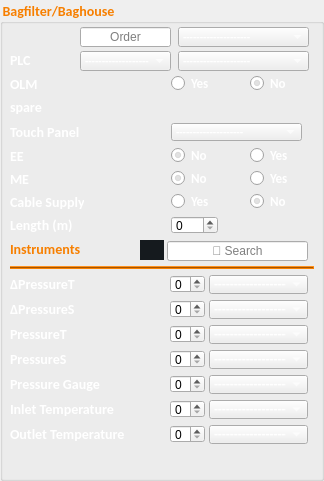
  <widget class="QGroupBox" name="baghouse_gbox">
   <property name="geometry">
    <rect>
     <x>10</x>
     <y>10</y>
     <width>324</width>
     <height>481</height>
    </rect>
   </property>
   <property name="styleSheet">
    <string notr="true">QLabel{
	color: #ffffff;
    font-family: Calibri;
    font-weight: bold;
	font-size: 14px;
}
 QGroupBox{
	color: rgb(247, 127, 0);
    font-family: Calibri;
    font-weight: bold;
	font-size: 14px;
}


QRadioButton, QComboBox{
	color: #ffffff;
    font-family: Calibri;
    font-weight: bold;
	font-size: 13px;
}

QComboBox:disabled{
    font-family: Calibri;
    font-weight: bold;
	font-size: 13px;
    background-color: #151a1e;
    color: #151a1e;  
}
</string>
   </property>
   <property name="title">
    <string>Bagfilter/Baghouse</string>
   </property>
   <widget class="QLabel" name="label_5">
    <property name="geometry">
     <rect>
      <x>10</x>
      <y>147</y>
      <width>16</width>
      <height>17</height>
     </rect>
    </property>
    <property name="font">
     <font>
      <family>Calibri</family>
      <pointsize>-1</pointsize>
      <weight>75</weight>
      <bold>true</bold>
     </font>
    </property>
    <property name="styleSheet">
     <string notr="true"/>
    </property>
    <property name="text">
     <string>EE</string>
    </property>
   </widget>
   <widget class="QLabel" name="label_7">
    <property name="geometry">
     <rect>
      <x>10</x>
      <y>193</y>
      <width>74</width>
      <height>17</height>
     </rect>
    </property>
    <property name="styleSheet">
     <string notr="true"/>
    </property>
    <property name="text">
     <string>Cable Supply</string>
    </property>
   </widget>
   <widget class="QComboBox" name="electro_motor_type_cbox_3">
    <property name="geometry">
     <rect>
      <x>209</x>
      <y>300</y>
      <width>99</width>
      <height>19</height>
     </rect>
    </property>
    <item>
     <property name="text">
      <string>--------------------</string>
     </property>
    </item>
    <item>
     <property name="text">
      <string>DBL</string>
     </property>
    </item>
    <item>
     <property name="text">
      <string>Danfoss</string>
     </property>
    </item>
   </widget>
   <widget class="QComboBox" name="electro_motor_type_cbox_4">
    <property name="geometry">
     <rect>
      <x>209</x>
      <y>325</y>
      <width>99</width>
      <height>19</height>
     </rect>
    </property>
    <item>
     <property name="text">
      <string>--------------------</string>
     </property>
    </item>
    <item>
     <property name="text">
      <string>DBL</string>
     </property>
    </item>
    <item>
     <property name="text">
      <string>Danfoss</string>
     </property>
    </item>
   </widget>
   <widget class="QComboBox" name="electro_motor_type_cbox_5">
    <property name="geometry">
     <rect>
      <x>209</x>
      <y>350</y>
      <width>99</width>
      <height>19</height>
     </rect>
    </property>
    <item>
     <property name="text">
      <string>--------------------</string>
     </property>
    </item>
    <item>
     <property name="text">
      <string>DBL</string>
     </property>
    </item>
    <item>
     <property name="text">
      <string>Danfoss</string>
     </property>
    </item>
   </widget>
   <widget class="QLabel" name="label_11">
    <property name="geometry">
     <rect>
      <x>10</x>
      <y>350</y>
      <width>58</width>
      <height>17</height>
     </rect>
    </property>
    <property name="styleSheet">
     <string notr="true"/>
    </property>
    <property name="text">
     <string>PressureS</string>
    </property>
   </widget>
   <widget class="QComboBox" name="electro_motor_type_cbox_6">
    <property name="geometry">
     <rect>
      <x>209</x>
      <y>375</y>
      <width>99</width>
      <height>19</height>
     </rect>
    </property>
    <item>
     <property name="text">
      <string>--------------------</string>
     </property>
    </item>
    <item>
     <property name="text">
      <string>DBL</string>
     </property>
    </item>
    <item>
     <property name="text">
      <string>Danfoss</string>
     </property>
    </item>
   </widget>
   <widget class="QLabel" name="label_12">
    <property name="geometry">
     <rect>
      <x>10</x>
      <y>375</y>
      <width>92</width>
      <height>17</height>
     </rect>
    </property>
    <property name="styleSheet">
     <string notr="true"/>
    </property>
    <property name="text">
     <string>Pressure Gauge</string>
    </property>
   </widget>
   <widget class="QComboBox" name="electro_motor_type_cbox_7">
    <property name="geometry">
     <rect>
      <x>209</x>
      <y>400</y>
      <width>99</width>
      <height>19</height>
     </rect>
    </property>
    <item>
     <property name="text">
      <string>--------------------</string>
     </property>
    </item>
    <item>
     <property name="text">
      <string>DBL</string>
     </property>
    </item>
    <item>
     <property name="text">
      <string>Danfoss</string>
     </property>
    </item>
   </widget>
   <widget class="QLabel" name="label_13">
    <property name="geometry">
     <rect>
      <x>10</x>
      <y>400</y>
      <width>106</width>
      <height>17</height>
     </rect>
    </property>
    <property name="styleSheet">
     <string notr="true"/>
    </property>
    <property name="text">
     <string>Inlet Temperature</string>
    </property>
   </widget>
   <widget class="QComboBox" name="electro_motor_type_cbox_8">
    <property name="geometry">
     <rect>
      <x>209</x>
      <y>425</y>
      <width>99</width>
      <height>19</height>
     </rect>
    </property>
    <item>
     <property name="text">
      <string>--------------------</string>
     </property>
    </item>
    <item>
     <property name="text">
      <string>DBL</string>
     </property>
    </item>
    <item>
     <property name="text">
      <string>Danfoss</string>
     </property>
    </item>
   </widget>
   <widget class="QLabel" name="label_14">
    <property name="geometry">
     <rect>
      <x>10</x>
      <y>425</y>
      <width>116</width>
      <height>17</height>
     </rect>
    </property>
    <property name="styleSheet">
     <string notr="true"/>
    </property>
    <property name="text">
     <string>Outlet Temperature</string>
    </property>
   </widget>
   <widget class="QSpinBox" name="spinBox">
    <property name="geometry">
     <rect>
      <x>170</x>
      <y>300</y>
      <width>35</width>
      <height>18</height>
     </rect>
    </property>
    <property name="minimum">
     <number>0</number>
    </property>
    <property name="value">
     <number>0</number>
    </property>
    <property name="displayIntegerBase">
     <number>10</number>
    </property>
   </widget>
   <widget class="QSpinBox" name="spinBox_2">
    <property name="geometry">
     <rect>
      <x>170</x>
      <y>325</y>
      <width>35</width>
      <height>18</height>
     </rect>
    </property>
    <property name="minimum">
     <number>0</number>
    </property>
    <property name="value">
     <number>0</number>
    </property>
   </widget>
   <widget class="QSpinBox" name="spinBox_3">
    <property name="geometry">
     <rect>
      <x>170</x>
      <y>350</y>
      <width>35</width>
      <height>18</height>
     </rect>
    </property>
    <property name="minimum">
     <number>0</number>
    </property>
    <property name="value">
     <number>0</number>
    </property>
   </widget>
   <widget class="QSpinBox" name="spinBox_4">
    <property name="geometry">
     <rect>
      <x>170</x>
      <y>375</y>
      <width>35</width>
      <height>18</height>
     </rect>
    </property>
    <property name="minimum">
     <number>0</number>
    </property>
    <property name="value">
     <number>0</number>
    </property>
   </widget>
   <widget class="QSpinBox" name="spinBox_5">
    <property name="geometry">
     <rect>
      <x>170</x>
      <y>425</y>
      <width>35</width>
      <height>18</height>
     </rect>
    </property>
    <property name="minimum">
     <number>0</number>
    </property>
    <property name="value">
     <number>0</number>
    </property>
   </widget>
   <widget class="QSpinBox" name="spinBox_6">
    <property name="geometry">
     <rect>
      <x>170</x>
      <y>400</y>
      <width>35</width>
      <height>18</height>
     </rect>
    </property>
    <property name="minimum">
     <number>0</number>
    </property>
    <property name="value">
     <number>0</number>
    </property>
   </widget>
   <widget class="QFrame" name="frame_2">
    <property name="geometry">
     <rect>
      <x>10</x>
      <y>266</y>
      <width>304</width>
      <height>3</height>
     </rect>
    </property>
    <property name="styleSheet">
     <string notr="true">QFrame {
    color: gray;
    background-color: rgb(247, 127, 0);
    max-height: 1px;
}
</string>
    </property>
    <property name="frameShape">
     <enum>QFrame::HLine</enum>
    </property>
    <property name="frameShadow">
     <enum>QFrame::Raised</enum>
    </property>
   </widget>
   <widget class="QLabel" name="label_27">
    <property name="geometry">
     <rect>
      <x>10</x>
      <y>240</y>
      <width>73</width>
      <height>17</height>
     </rect>
    </property>
    <property name="styleSheet">
     <string notr="true">color: rgb(247, 127, 0);</string>
    </property>
    <property name="text">
     <string>Instruments</string>
    </property>
   </widget>
   <widget class="QLabel" name="label_4">
    <property name="geometry">
     <rect>
      <x>10</x>
      <y>123</y>
      <width>71</width>
      <height>17</height>
     </rect>
    </property>
    <property name="styleSheet">
     <string notr="true"/>
    </property>
    <property name="text">
     <string>Touch Panel</string>
    </property>
   </widget>
   <widget class="QLabel" name="label_3">
    <property name="geometry">
     <rect>
      <x>10</x>
      <y>75</y>
      <width>27</width>
      <height>17</height>
     </rect>
    </property>
    <property name="font">
     <font>
      <family>Calibri</family>
      <pointsize>-1</pointsize>
      <weight>75</weight>
      <bold>true</bold>
     </font>
    </property>
    <property name="styleSheet">
     <string notr="true"/>
    </property>
    <property name="text">
     <string>OLM</string>
    </property>
   </widget>
   <widget class="QComboBox" name="electro_motor_type_cbox_9">
    <property name="geometry">
     <rect>
      <x>209</x>
      <y>275</y>
      <width>99</width>
      <height>19</height>
     </rect>
    </property>
    <item>
     <property name="text">
      <string>--------------------</string>
     </property>
    </item>
    <item>
     <property name="text">
      <string>DBL</string>
     </property>
    </item>
    <item>
     <property name="text">
      <string>Danfoss</string>
     </property>
    </item>
   </widget>
   <widget class="QLabel" name="label_10">
    <property name="geometry">
     <rect>
      <x>10</x>
      <y>325</y>
      <width>58</width>
      <height>17</height>
     </rect>
    </property>
    <property name="styleSheet">
     <string notr="true"/>
    </property>
    <property name="text">
     <string>PressureT</string>
    </property>
   </widget>
   <widget class="QSpinBox" name="spinBox_9">
    <property name="geometry">
     <rect>
      <x>170</x>
      <y>275</y>
      <width>35</width>
      <height>18</height>
     </rect>
    </property>
    <property name="minimum">
     <number>0</number>
    </property>
    <property name="value">
     <number>0</number>
    </property>
   </widget>
   <widget class="QLabel" name="label_8">
    <property name="geometry">
     <rect>
      <x>10</x>
      <y>275</y>
      <width>66</width>
      <height>17</height>
     </rect>
    </property>
    <property name="styleSheet">
     <string notr="true"/>
    </property>
    <property name="text">
     <string>ΔPressureT</string>
    </property>
   </widget>
   <widget class="QLabel" name="label_9">
    <property name="geometry">
     <rect>
      <x>10</x>
      <y>300</y>
      <width>66</width>
      <height>17</height>
     </rect>
    </property>
    <property name="styleSheet">
     <string notr="true"/>
    </property>
    <property name="text">
     <string>ΔPressureS</string>
    </property>
   </widget>
   <widget class="QLabel" name="label_6">
    <property name="geometry">
     <rect>
      <x>10</x>
      <y>170</y>
      <width>19</width>
      <height>17</height>
     </rect>
    </property>
    <property name="font">
     <font>
      <family>Calibri</family>
      <pointsize>-1</pointsize>
      <weight>75</weight>
      <bold>true</bold>
     </font>
    </property>
    <property name="styleSheet">
     <string notr="true"/>
    </property>
    <property name="text">
     <string>ME</string>
    </property>
   </widget>
   <widget class="QLabel" name="label_41">
    <property name="geometry">
     <rect>
      <x>10</x>
      <y>216</y>
      <width>63</width>
      <height>17</height>
     </rect>
    </property>
    <property name="styleSheet">
     <string notr="true"/>
    </property>
    <property name="text">
     <string>Length (m)</string>
    </property>
   </widget>
   <widget class="QPushButton" name="screw2_add_btn_2">
    <property name="geometry">
     <rect>
      <x>140</x>
      <y>240</y>
      <width>24</width>
      <height>20</height>
     </rect>
    </property>
    <property name="styleSheet">
     <string notr="true">QPushButton{
    border: none;
	color: #d3dae3;
	background-color: #151a1e;
}
QPushButton::default{
    border: none;
	color: #FFFFFF;
	background-color: #151a1e;;
}
QPushButton:hover{
    border: none;
	color: #d3dae3;
	background-color: #1c1f1f;
}
QPushButton:pressed{
    border: none;
	color: #d3dae3;
	background-color: #2c2f2f;
}</string>
    </property>
    <property name="text">
     <string/>
    </property>
    <property name="icon">
     <iconset>
      <normaloff>../assets/plus.png</normaloff>../assets/plus.png</iconset>
    </property>
   </widget>
   <widget class="QLineEdit" name="bagfilter_order_2">
    <property name="geometry">
     <rect>
      <x>167</x>
      <y>241</y>
      <width>141</width>
      <height>20</height>
     </rect>
    </property>
    <property name="text">
     <string/>
    </property>
    <property name="alignment">
     <set>Qt::AlignCenter</set>
    </property>
    <property name="placeholderText">
     <string>🔎 Search</string>
    </property>
   </widget>
   <widget class="QLabel" name="label_54">
    <property name="geometry">
     <rect>
      <x>10</x>
      <y>98</y>
      <width>33</width>
      <height>17</height>
     </rect>
    </property>
    <property name="styleSheet">
     <string notr="true"/>
    </property>
    <property name="text">
     <string>spare</string>
    </property>
   </widget>
   <widget class="QLabel" name="label_2">
    <property name="geometry">
     <rect>
      <x>10</x>
      <y>51</y>
      <width>21</width>
      <height>17</height>
     </rect>
    </property>
    <property name="styleSheet">
     <string notr="true"/>
    </property>
    <property name="text">
     <string>PLC</string>
    </property>
   </widget>
   <widget class="QSpinBox" name="cable_dimension_spinbox">
    <property name="geometry">
     <rect>
      <x>171</x>
      <y>216</y>
      <width>47</width>
      <height>18</height>
     </rect>
    </property>
    <property name="minimum">
     <number>0</number>
    </property>
    <property name="maximum">
     <number>9999</number>
    </property>
    <property name="value">
     <number>0</number>
    </property>
    <property name="displayIntegerBase">
     <number>10</number>
    </property>
   </widget>
   <widget class="QRadioButton" name="cable_supply_radiobtn_yes">
    <property name="geometry">
     <rect>
      <x>171</x>
      <y>193</y>
      <width>38</width>
      <height>17</height>
     </rect>
    </property>
    <property name="text">
     <string>Yes</string>
    </property>
    <property name="checked">
     <bool>false</bool>
    </property>
    <attribute name="buttonGroup">
     <string notr="true">cable_supply_radiobtn</string>
    </attribute>
   </widget>
   <widget class="QRadioButton" name="cable_supply_radiobtn_no">
    <property name="geometry">
     <rect>
      <x>250</x>
      <y>193</y>
      <width>36</width>
      <height>17</height>
     </rect>
    </property>
    <property name="text">
     <string>No</string>
    </property>
    <property name="checked">
     <bool>true</bool>
    </property>
    <attribute name="buttonGroup">
     <string notr="true">cable_supply_radiobtn</string>
    </attribute>
   </widget>
   <widget class="QRadioButton" name="electrical_material_erection_radiobtn_no">
    <property name="geometry">
     <rect>
      <x>171</x>
      <y>170</y>
      <width>36</width>
      <height>17</height>
     </rect>
    </property>
    <property name="text">
     <string>No</string>
    </property>
    <property name="checked">
     <bool>true</bool>
    </property>
    <attribute name="buttonGroup">
     <string notr="true">electrical_material_erection_radiobtn</string>
    </attribute>
   </widget>
   <widget class="QRadioButton" name="electrical_material_erection_radiobtn_yes">
    <property name="geometry">
     <rect>
      <x>250</x>
      <y>170</y>
      <width>38</width>
      <height>17</height>
     </rect>
    </property>
    <property name="text">
     <string>Yes</string>
    </property>
    <property name="checked">
     <bool>false</bool>
    </property>
    <attribute name="buttonGroup">
     <string notr="true">electrical_material_erection_radiobtn</string>
    </attribute>
   </widget>
   <widget class="QRadioButton" name="electrical_erection_radiobtn_no">
    <property name="geometry">
     <rect>
      <x>171</x>
      <y>147</y>
      <width>36</width>
      <height>17</height>
     </rect>
    </property>
    <property name="text">
     <string>No</string>
    </property>
    <property name="checked">
     <bool>true</bool>
    </property>
    <attribute name="buttonGroup">
     <string notr="true">electrical_erection_radiobtn</string>
    </attribute>
   </widget>
   <widget class="QRadioButton" name="electrical_erection_radiobtn_yes">
    <property name="geometry">
     <rect>
      <x>250</x>
      <y>147</y>
      <width>38</width>
      <height>17</height>
     </rect>
    </property>
    <property name="text">
     <string>Yes</string>
    </property>
    <property name="checked">
     <bool>false</bool>
    </property>
    <attribute name="buttonGroup">
     <string notr="true">electrical_erection_radiobtn</string>
    </attribute>
   </widget>
   <widget class="QComboBox" name="touch_panel_model">
    <property name="geometry">
     <rect>
      <x>171</x>
      <y>123</y>
      <width>131</width>
      <height>18</height>
     </rect>
    </property>
    <property name="styleSheet">
     <string notr="true">QComboBox{
	color: #ffffff;
    font-family: Calibri;
    font-weight: bold;
	font-size: 11px;
}

QComboBox:disabled{
    font-family: Calibri;
    font-weight: bold;
	font-size: 11px;
    background-color: #151a1e;
    color: #151a1e;  
}
</string>
    </property>
    <item>
     <property name="text">
      <string>--------------------</string>
     </property>
    </item>
    <item>
     <property name="text">
      <string>KTP700</string>
     </property>
    </item>
   </widget>
   <widget class="QRadioButton" name="olm_radiobtn_yes">
    <property name="geometry">
     <rect>
      <x>171</x>
      <y>75</y>
      <width>38</width>
      <height>17</height>
     </rect>
    </property>
    <property name="text">
     <string>Yes</string>
    </property>
    <property name="checked">
     <bool>false</bool>
    </property>
    <attribute name="buttonGroup">
     <string notr="true">olm_radiobtn</string>
    </attribute>
   </widget>
   <widget class="QRadioButton" name="olm_radiobtn_no">
    <property name="geometry">
     <rect>
      <x>250</x>
      <y>75</y>
      <width>36</width>
      <height>17</height>
     </rect>
    </property>
    <property name="text">
     <string>No</string>
    </property>
    <property name="checked">
     <bool>true</bool>
    </property>
    <attribute name="buttonGroup">
     <string notr="true">olm_radiobtn</string>
    </attribute>
   </widget>
   <widget class="QComboBox" name="plc_series">
    <property name="geometry">
     <rect>
      <x>80</x>
      <y>51</y>
      <width>91</width>
      <height>20</height>
     </rect>
    </property>
    <property name="styleSheet">
     <string notr="true">QComboBox{
	color: #ffffff;
    font-family: Calibri;
    font-weight: bold;
	font-size: 11px;
}

QComboBox:disabled{
    font-family: Calibri;
    font-weight: bold;
	font-size: 11px;
    background-color: #151a1e;
    color: #151a1e;  
}
</string>
    </property>
    <item>
     <property name="text">
      <string>--------------------</string>
     </property>
    </item>
    <item>
     <property name="text">
      <string>S7-300 Series</string>
     </property>
    </item>
    <item>
     <property name="text">
      <string>S7-1200 Series</string>
     </property>
    </item>
    <item>
     <property name="text">
      <string>LOGO!</string>
     </property>
    </item>
   </widget>
   <widget class="QComboBox" name="plc_protocol">
    <property name="geometry">
     <rect>
      <x>178</x>
      <y>51</y>
      <width>131</width>
      <height>20</height>
     </rect>
    </property>
    <property name="styleSheet">
     <string notr="true">QComboBox{
	color: #ffffff;
    font-family: Calibri;
    font-weight: bold;
	font-size: 11px;
}

QComboBox:disabled{
    font-family: Calibri;
    font-weight: bold;
	font-size: 11px;
    background-color: #151a1e;
    color: #151a1e;  
}
</string>
    </property>
    <item>
     <property name="text">
      <string>--------------------</string>
     </property>
    </item>
    <item>
     <property name="text">
      <string>PROFINET</string>
     </property>
    </item>
    <item>
     <property name="text">
      <string>PROFIBUS</string>
     </property>
    </item>
    <item>
     <property name="text">
      <string>Hard Wire</string>
     </property>
    </item>
   </widget>
   <widget class="QComboBox" name="bagfilter_type">
    <property name="geometry">
     <rect>
      <x>178</x>
      <y>27</y>
      <width>131</width>
      <height>20</height>
     </rect>
    </property>
    <property name="styleSheet">
     <string notr="true">QComboBox{
	color: #ffffff;
    font-family: Calibri;
    font-weight: bold;
	font-size: 11px;
}

QComboBox:disabled{
    font-family: Calibri;
    font-weight: bold;
	font-size: 11px;
    background-color: #151a1e;
    color: #151a1e;  
}
</string>
    </property>
    <property name="sizeAdjustPolicy">
     <enum>QComboBox::AdjustToContentsOnFirstShow</enum>
    </property>
    <item>
     <property name="text">
      <string>--------------------</string>
     </property>
    </item>
    <item>
     <property name="text">
      <string>Griin/China</string>
     </property>
    </item>
    <item>
     <property name="text">
      <string>BETH</string>
     </property>
    </item>
    <item>
     <property name="text">
      <string>AP-Zoloution</string>
     </property>
    </item>
   </widget>
   <widget class="QLineEdit" name="bagfilter_order">
    <property name="geometry">
     <rect>
      <x>80</x>
      <y>27</y>
      <width>91</width>
      <height>20</height>
     </rect>
    </property>
    <property name="text">
     <string/>
    </property>
    <property name="alignment">
     <set>Qt::AlignCenter</set>
    </property>
    <property name="placeholderText">
     <string>Order</string>
    </property>
   </widget>
  </widget>
